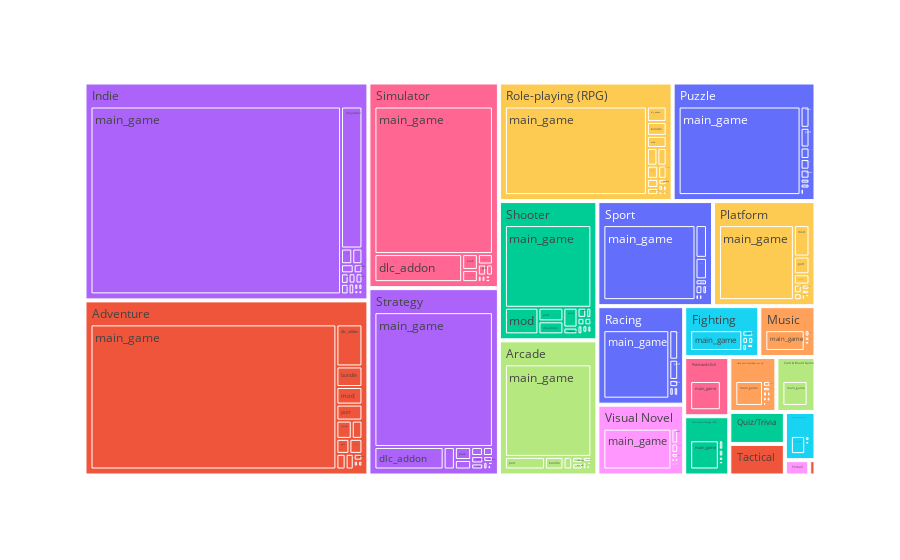

Notebook code for this chart:
### Code cell
genres_categories_fig(dataframe)

### Figure 1 — Plotly figure (JSON) as saved in the notebook; plotly's stock layout.template omitted (floating-point values rounded to 4 significant figures; data arrays with more than 128 entries replaced by an {"elided": "..."} marker saying what was removed)
{"data": [{"branchvalues": "total", "customdata": {"elided": "368x1 str values"}, "domain": {"x": [0, 1], "y": [0, 1]}, "hovertemplate": "labels=%{label}<br>value=%{value}<br>parent=%{parent}<br>id=%{id}<br>genre=%{customdata[0]}<extra></extra>", "ids": {"elided": "368 str values"}, "labels": {"elided": "368 str values"}, "marker": {"colors": {"elided": "368 str values"}}, "name": "", "parents": {"elided": "368 str values"}, "type": "treemap", "values": {"elided": "368 int values"}}], "layout": {"legend": {"tracegroupgap": 0}, "margin": {"t": 60}}}
